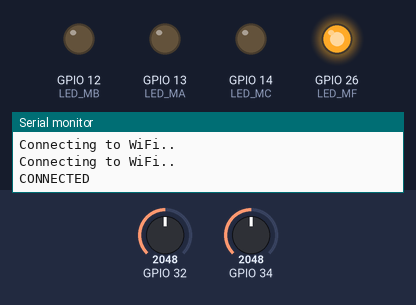
Bench run of a sketch on a simulated ESP32. Shown: output pins drawn as LEDs (lit = HIGH), the last lines printed to the serial monitor. Inputs (shaded band) come from the test bench; at power-on: GPIO 32 = 2048, GPIO 34 = 2048. WiFi joins after 1.5 s; servers stay silent unless stated; uploads are accepted with an empty reply.

Above: at 9.1 s.
At 13.7 s:
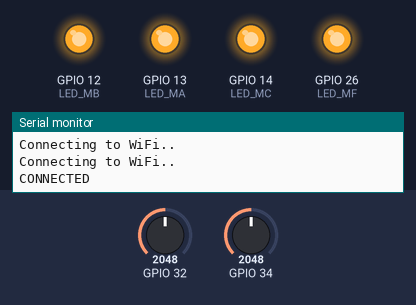
At 26.5 s:
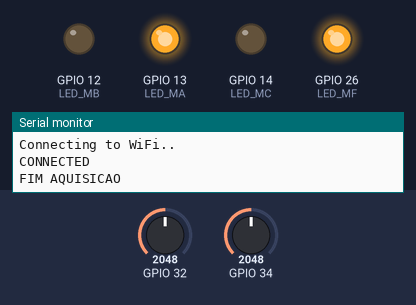
At 44.1 s:
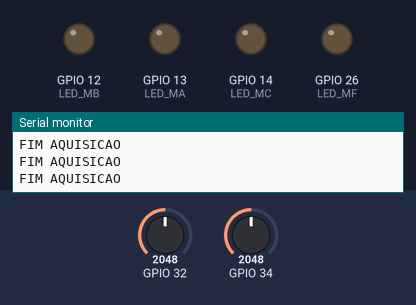
Timing chart, 0 to 45.6 s (numbered marks = the images above):
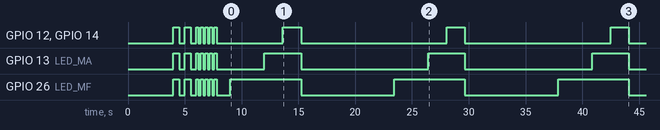

Measured:
- by itself, GPIO 13 (LED_MA): HIGH → LOW at 4.5 s, → HIGH 0.50 s later, → LOW 0.50 s later, → HIGH 0.50 s later, … (19 changes in this stretch)
- by itself, GPIO 26 (LED_MF): HIGH → LOW at 4.5 s, → HIGH 0.50 s later, → LOW 0.50 s later, → HIGH 0.50 s later, … (19 changes in this stretch)
- by itself, GPIO 12 (LED_MB), GPIO 14 (LED_MC): HIGH → LOW at 4.5 s, → HIGH 0.50 s later, → LOW 0.50 s later, → HIGH 0.50 s later, … (19 changes in this stretch)

The sketch:

trabalhoControle.ino
```cpp
#include <ArduinoJson.h>
#include <WiFi.h>
#include <HTTPClient.h>
#include <ArduinoJson.h>
#include <math.h>

#define LED_MA 13
#define LED_MF 26
#define LED_MB 12
#define LED_MC 14
#define size_arrays 1000

int StartAt = 7;
String am[] = {"Neutro","Sorriso","Aberto","Surpreso","Grumpy"};
String string [5];
const long interval = 5000;
const char* ssid = "Gardenal";
const char* password =  "123456789";
//const char* ssid = "PAUNOGATO";
//const char* password =  "12345678";
unsigned long RealTime;
unsigned long previousTime=0;
String route;
int sens1[size_arrays];
int sens2[size_arrays];
String status_application ="Trab_Controle";
String status_esp32 ="a";
String gesture1 ="a";
String gesture2 ="a";
String gesture3 ="a";
String gesture4 ="a";
String gesture5 ="a";
String json;

String pertinent_info ="a";
String adtional_info ="a";

double weights1 = 2;
double weights2 = 3;
double weights3 = 5;

int sensor1Value;
int sensor2Value;
unsigned long first;
unsigned long last;


void setup() {
  // put your setup code here, to run once:
   sensor1Value = analogRead(32);
   sensor2Value= analogRead(34);


    pinMode(LED_MF,OUTPUT);
    pinMode(LED_MB,OUTPUT);
    pinMode(LED_MA,OUTPUT);
    pinMode(LED_MC,OUTPUT);
    Serial.begin(115200);
    delay(4000);

    WiFi.begin(ssid, password);
    while (WiFi.status() != WL_CONNECTED) { //Check for the connection


      digitalWrite(LED_MF,HIGH);
      digitalWrite(LED_MB,HIGH);
      digitalWrite(LED_MA,HIGH);
      digitalWrite(LED_MC,HIGH);
      delay(500);
      Serial.println("Connecting to WiFi..");
      digitalWrite(LED_MF,LOW);
      digitalWrite(LED_MB,LOW);
      digitalWrite(LED_MA,LOW);
      digitalWrite(LED_MC,LOW);
      delay(500);
    }
    Serial.println("CONNECTED");
    int x;
    for(x=0;x<10;x++){
      digitalWrite(LED_MF,!digitalRead(LED_MF));
      digitalWrite(LED_MB,!digitalRead(LED_MB));
      digitalWrite(LED_MA,!digitalRead(LED_MA));
      digitalWrite(LED_MC,!digitalRead(LED_MC));
      delay(200);
    }
    digitalWrite(LED_MF,LOW);
    digitalWrite(LED_MB,LOW);
    digitalWrite(LED_MA,LOW);
    digitalWrite(LED_MC,LOW);
    delay(1000);


}

String ultimateCharConverter(){
  int i;
  String json1="{\"status_application\":\""+status_application+"\",";
  json1+="\"status_esp32\":\""+status_esp32+"\",";
  json1+="\"gesture1\":\""+gesture1+"\",";
  json1+="\"gesture2\":\""+gesture2+"\",";
  json1+="\"gesture3\":\""+gesture3+"\",";
  json1+="\"gesture4\":\""+gesture4+"\",";
  json1+="\"gesture5\":\""+gesture5+"\",";
  json1+="\"pertinent_info\":\""+pertinent_info+"\",";
  json1+="\"adtional_info\":\""+adtional_info+"\",\"sensor1\":[";
  for(i=0;i<size_arrays;i++){
    if(i!=size_arrays-1){
      json1+= "\""+String(sens1[i])+"\",";
    }else{
      json1+= "\""+String(sens1[i])+"\"";
    }
  }
  json1+="],\"sensor2\":[";
   for(i=0;i<size_arrays;i++){
     if(i!=size_arrays-1){
      json1+= "\""+String(sens2[i])+"\",";
    }else{
      json1+= "\""+String(sens2[i])+"\"";
    }
  }
  json1+="],";
  json1+="\"weights1\":[\""+String(weights1)+"\"],";
  json1+="\"weights2\":[\""+String(weights2)+"\"],";
  json1+="\"weights3\":[\""+String(weights3)+"\"]}";


  return json1;
}

void ClearArrayElements(){
  int i;
  for(i=0;i<size_arrays;i++){
    sens1[i] =0;
    sens2[i] =0;
  }
}

void PutRequest(int id){
  String message = ultimateCharConverter();

  ClearArrayElements();
  route = "http://192.168.0.17/webapp/tcc/public/api/info/"+String(id)+"/edit";
  //route = "http://192.168.137.1/webapp/tcc/public/api/info/"+String(id)+"/edit";

  delay(5000);
  HTTPClient http;
  http.begin(route);

  http.addHeader("Content-Type", "application/json");             //Specify content-type header

  int httpResponseCode = http.PUT(message);
  if(httpResponseCode>0){
      String response = http.getString();
      Serial.println(response);
  }else{
      Serial.println("ERRO");
      Serial.println(httpResponseCode);
  }

   http.end();

}

void TrainRoutine(){

  int i;
  int d=0;
  int blob=1;
  for(i=1;i<=50;i++){
       if(blob==i){
        digitalWrite(LED_MC,LOW);
        blob+=5;
       }


       PreSettingsRecording();
       gesture3 = am[d];

       if(i%5==0){
        digitalWrite(LED_MC,HIGH);
       }
       delay(1000);
       PutRequest(StartAt);

       delay(2000);
       StartAt++;
       d++;
       if(d>4){
        d=0;
       }
   }

}

void PreSettingsRecording(){
   int i;
   digitalWrite(LED_MF,HIGH);
   delay(3000);
   digitalWrite(LED_MA,HIGH);
   //delay(1000);

  for(i=0;i<size_arrays;i++){
    //sensor1Value = 9999;
    //sens1[i] = sensor1Value;
    //delay(1);
    //sensor2Value= 8888;
    //sens2[i] = sensor2Value;

    sensor2Value= analogRead(34);
    sens2[i] = sensor2Value;
    delay(3
    );
    sensor1Value = analogRead(32);
    sens1[i] = sensor1Value;
    if(i>(size_arrays/2)){
      digitalWrite(LED_MB,HIGH);
      digitalWrite(LED_MC,HIGH);
    }

  }
  Serial.println("FIM AQUISICAO");
  digitalWrite(LED_MF,LOW);
  digitalWrite(LED_MA,LOW);
  digitalWrite(LED_MB,LOW);
  digitalWrite(LED_MC,LOW);
}
bool control = true;
void loop() {
  // put your main code here, to run repeatedly:

  if ((WiFi.status() == WL_CONNECTED)) {
    if(control){
      first = millis();
      TrainRoutine();
      control = false;
      last = millis();


      long x =((last-first)/1000)/60;
      Serial.println(x);
      digitalWrite(LED_MF,HIGH);
      digitalWrite(LED_MB,HIGH);
      digitalWrite(LED_MA,HIGH);
      digitalWrite(LED_MC,HIGH);
    }

  }else{

  }

}
```
